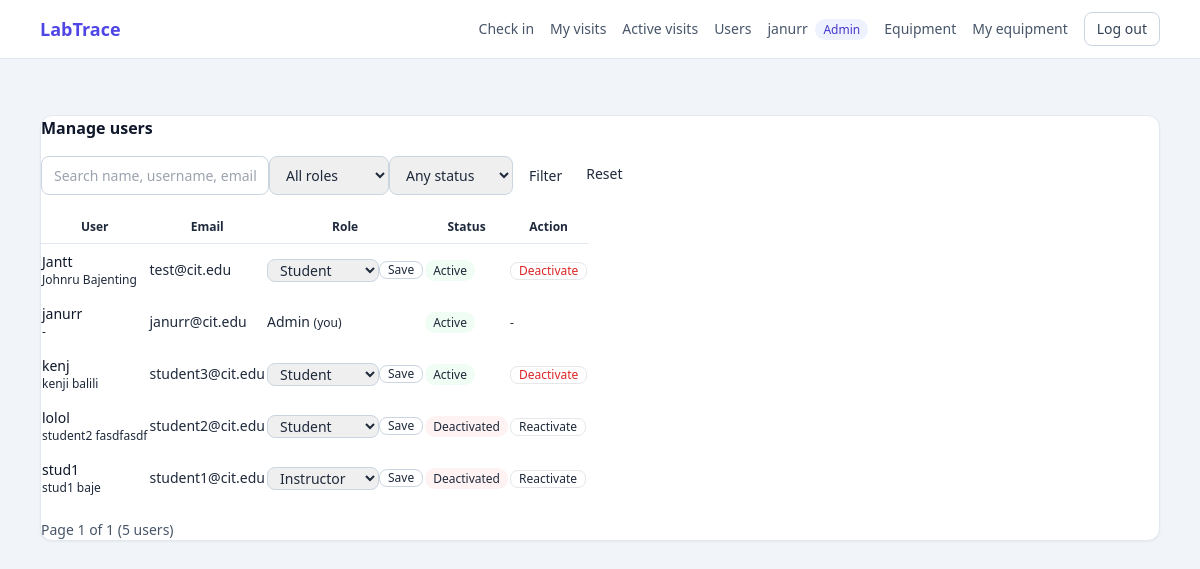
Page /users/manage/ (signed in) on the earlier database version.
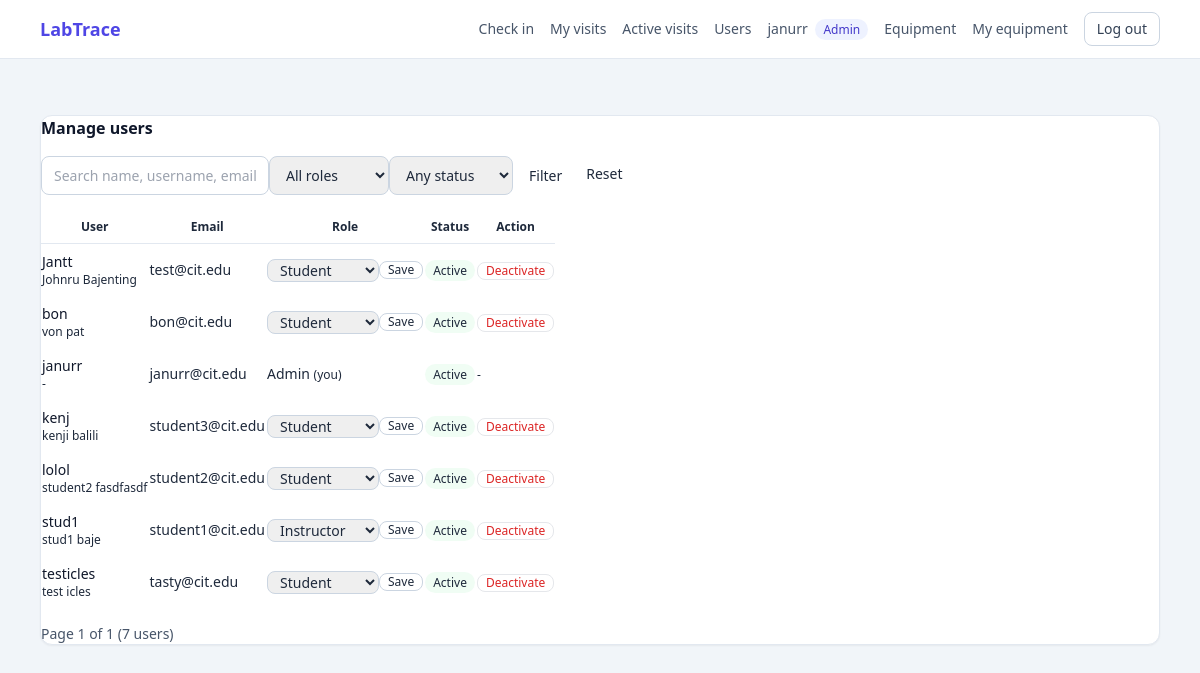
Same page on the later database version.
### authentication/models.py (models this page shows, shortened)
class User(AbstractUser):
    class Role(models.TextChoices):
        STUDENT = "STUDENT", "Student"
        INSTRUCTOR = "INSTRUCTOR", "Instructor"
        RESEARCHER = "RESEARCHER", "Researcher"
        ADMIN = "ADMIN", "Admin"
    email = models.EmailField(
        "email address",
        unique=True,
        validators=[validate_institutional_email],
        error_messages={"unique": "A user with this email already exists."},
    )
    role = models.CharField(
        max_length=20,
        choices=Role.choices,
        default=Role.STUDENT,
        db_index=True,
    )
    class Meta:
        ordering = ["username"]
    @property
    def is_admin_role(self):
        return self.role == self.Role.ADMIN
    @property
    def is_staff_role(self):
        return self.role in (self.Role.INSTRUCTOR, self.Role.ADMIN)

### users/views.py (the view, shortened to what this page needs)
# urls.py: path("manage/", views.user_list_view, name="manage_list"),
@role_required(ADMIN)
def user_list_view(request):
    qs = User.objects.all().order_by("username")
    q = request.GET.get("q", "").strip()
    role = request.GET.get("role", "")
    status = request.GET.get("status", "")
    if role in User.Role.values:
        qs = qs.filter(role=role)
    if status == "active":
        qs = qs.filter(is_active=True)
    elif status == "inactive":
        qs = qs.filter(is_active=False)
    page_obj = Paginator(qs, 15).get_page(request.GET.get("page"))
    params = request.GET.copy()
    params.pop("page", None)
    return render(
        request,
        "users/user_list.html",
        {
            "page_obj": page_obj,
            "q": q,
            "role": role,
            "status": status,
            "roles": User.Role.choices,
            "querystring": params.urlencode(),
        },
    )

### users/templates/users/user_list.html (shortened to what this page needs)
{% extends "base.html" %}
{% block content %}
<div class="rounded-xl border border-slate-200 bg-white p-6 shadow-sm">
  <h1 class="text-xl font-bold text-slate-900">Manage users</h1>
  <form method="get" class="mt-4 flex flex-wrap items-end gap-3 text-sm">
    <input type="text" name="q" value="{{ q }}" placeholder="Search name, username, email"
           class="w-64 rounded-lg border border-slate-300 px-3 py-2">
    <select name="role" class="rounded-lg border border-slate-300 px-3 py-2">
      <option value="">All roles</option>
    </select>
    <select name="status" class="rounded-lg border border-slate-300 px-3 py-2">
      <option value="">Any status</option>
    </select>
    <button type="submit" class="rounded-lg bg-indigo-600 px-4 py-2 font-semibold text-white hover:bg-indigo-700">Filter</button>
    <a href="{% url 'users:manage_list' %}" class="px-2 py-2 text-slate-500 hover:underline">Reset</a>
  </form>
  <div class="mt-4 overflow-x-auto">
    <table class="min-w-full text-left text-sm">
      <thead class="border-b border-slate-200 text-xs uppercase text-slate-500">
        <tr>
          <th class="py-2 pr-4">User</th>
          <th class="py-2 pr-4">Email</th>
          <th class="py-2 pr-4">Role</th>
          <th class="py-2 pr-4">Status</th>
          <th class="py-2">Action</th>
        </tr>
      </thead>
      <tbody class="divide-y divide-slate-100">
        {% for row in page_obj %}
        <tr>
          <td class="py-2 pr-4">
            <div class="font-medium text-slate-900">{{ row.username }}</div>
            <div class="text-xs text-slate-500">{{ row.get_full_name|default:"-" }}</div>
          </td>
          <td class="py-2 pr-4">{{ row.email }}</td>
          <td class="py-2 pr-4">
            {% if row.pk == user.pk or row.is_superuser %}
              {{ row.get_role_display }}{% if row.pk == user.pk %} <span class="text-xs text-slate-400">(you)</span>{% endif %}
            {% else %}
            <form method="post" action="{% url 'users:manage_role' row.pk %}" class="flex items-center gap-2">
              <select name="role" class="rounded-lg border border-slate-300 px-2 py-1">
                {% for value, label in roles %}
                <option value="{{ value }}" {% if value == row.role %}selected{% endif %}>{{ label }}</option>
                {% endfor %}
              </select>
              <button type="submit" class="rounded-lg border border-slate-300 px-2 py-1 text-xs font-medium hover:bg-slate-50">Save</button>
            </form>
            {% endif %}
          </td>
          <td class="py-2 pr-4">
            {% if row.is_active %}
            <span class="rounded-full bg-green-50 px-2 py-0.5 text-xs font-medium text-green-700">Active</span>
            {% else %}
            <span class="rounded-full bg-red-50 px-2 py-0.5 text-xs font-medium text-red-700">Deactivated</span>
            {% endif %}
          </td>
          <td class="py-2">
            {% if row.pk != user.pk and not row.is_superuser %}
            <form method="post" action="{% url 'users:manage_toggle' row.pk %}"
                  data-confirm="{% if row.is_active %}Deactivate{% else %}Reactivate{% endif %} {{ row.username }}?">
              <button type="submit" class="rounded-lg border px-2 py-1 text-xs font-medium {% if row.is_active %}border-red-300 text-red-600 hover:bg-red-50{% else %}border-green-300 text-green-700 hover:bg-green-50{% endif %}">
                {% if row.is_active %}Deactivate{% else %}Reactivate{% endif %}
              </button>
            </form>
            {% else %}<span class="text-xs text-slate-400">-</span>{% endif %}
          </td>
        </tr>
        {% empty %}
        <tr><td colspan="5" class="py-6 text-center text-slate-500">No users match.</td></tr>
        {% endfor %}
      </tbody>
    </table>
  </div>
  <div class="mt-4 flex items-center justify-between text-sm text-slate-600">
    <span>Page {{ page_obj.number }} of {{ page_obj.paginator.num_pages }} ({{ page_obj.paginator.count }} users)</span>
  </div>
</div>
{% endblock %}

### templates/base.html (shortened to what this page needs)
{% load static %}
<!DOCTYPE html>
<html lang="en">
<head>
    <link rel="stylesheet" href="{% static 'css/tailwind.css' %}">
</head>
<body class="min-h-screen bg-slate-100 text-slate-800 antialiased">
    {% if user.is_authenticated %}
    <nav class="border-b border-slate-200 bg-white">
        <div class="mx-auto flex max-w-6xl items-center justify-between px-4 py-3">
            <a href="{% url 'dashboard:home' %}" class="text-lg font-bold text-indigo-600">LabTrace</a>
            <div class="flex items-center gap-4 text-sm">
                <a href="{% url 'access_logging:check_in' %}" class="font-medium text-slate-600 hover:text-indigo-600">Check in</a>
                <a href="{% url 'access_logging:my_visits' %}" class="font-medium text-slate-600 hover:text-indigo-600">My visits</a>
                {% if user.is_staff_role %}
                <a href="{% url 'access_logging:active' %}" class="font-medium text-slate-600 hover:text-indigo-600">Active visits</a>
                {% endif %}
                {% if user.is_admin_role %}
                <a href="{% url 'users:manage_list' %}" class="font-medium text-slate-600 hover:text-indigo-600">Users</a>
                {% endif %}
                <a href="{% url 'users:profile' %}" class="text-slate-600 hover:text-indigo-600">
                    {{ user.username }}
                    <span class="ml-1 rounded-full bg-indigo-50 px-2 py-0.5 text-xs font-medium text-indigo-700">{{ user.get_role_display }}</span>
                </a>
                <a href="{% url 'equipment:inventory' %}" class="font-medium text-slate-600 hover:text-indigo-600">Equipment</a>
                <a href="{% url 'equipment:mine' %}" class="font-medium text-slate-600 hover:text-indigo-600">My equipment</a>
                <form method="post" action="{% url 'authentication:logout' %}">
                    <button type="submit" class="rounded-lg border border-slate-300 px-3 py-1.5 font-medium text-slate-700 hover:bg-slate-50">Log out</button>
                </form>
            </div>
        </div>
    </nav>
    {% endif %}
    <main class="mx-auto max-w-6xl px-4 py-8">
        {% block content %}{% endblock %}
    </main>
</body>
</html>

Differences in the rows shown:
added User: username "bon", get_full_name "von pat", email "bon@cit.edu", role "Student", is_active "Active"
changed User "lolol": is_active "Deactivated Reactivate" → "Active Deactivate"
changed User "stud1": is_active "Deactivated Reactivate" → "Active Deactivate"
added User: username "testicles", get_full_name "test icles", email "tasty@cit.edu", role "Student", is_active "Active"
Other differences:
{{ page_obj.paginator.count }}: "5" → "7"
